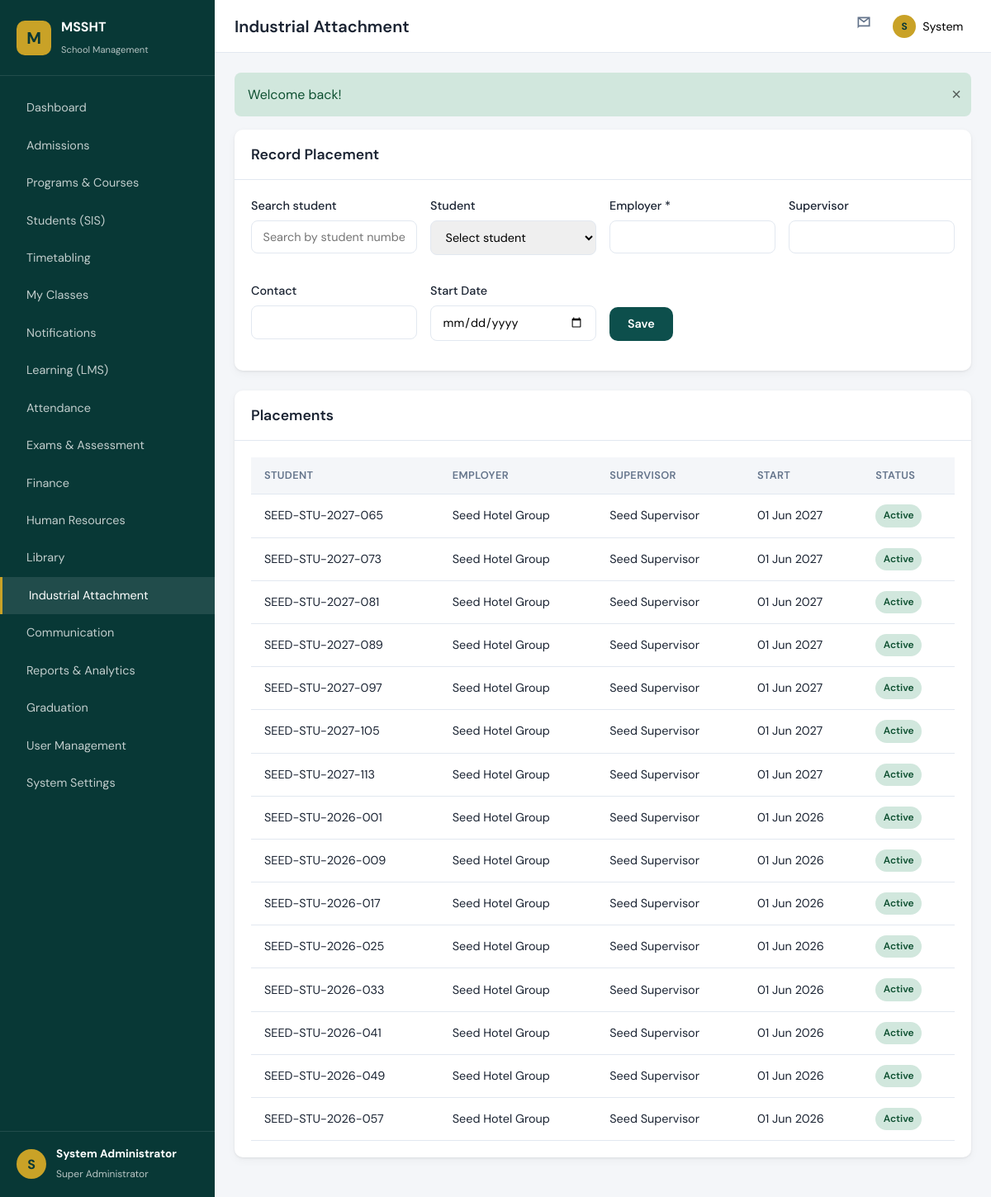
The page /modules/placements/index.php (signed in) on the database its author committed.
### tables this page shows
CREATE TABLE placements (
    id INT UNSIGNED AUTO_INCREMENT PRIMARY KEY,
    student_id INT UNSIGNED NOT NULL,
    employer_name VARCHAR(200) NOT NULL,
    supervisor_name VARCHAR(150) NULL,
    supervisor_contact VARCHAR(80) NULL,
    start_date DATE NOT NULL,
    end_date DATE NULL,
    status ENUM('pending', 'active', 'completed', 'terminated') DEFAULT 'pending',
    FOREIGN KEY (student_id) REFERENCES students(id) ON DELETE CASCADE
);

CREATE TABLE students (
    id INT UNSIGNED AUTO_INCREMENT PRIMARY KEY,
    user_id INT UNSIGNED NULL UNIQUE,
    student_number VARCHAR(30) NOT NULL UNIQUE,
    application_id INT UNSIGNED NULL,
    program_id INT UNSIGNED NOT NULL,
    intake_id INT UNSIGNED NOT NULL,
    enrollment_status ENUM('active', 'graduated', 'withdrawn', 'suspended', 'deferred') DEFAULT 'active',
    enrollment_date DATE NOT NULL,
    FOREIGN KEY (user_id) REFERENCES users(id) ON DELETE SET NULL,
    FOREIGN KEY (application_id) REFERENCES applications(id) ON DELETE SET NULL,
    FOREIGN KEY (program_id) REFERENCES programs(id),
    FOREIGN KEY (intake_id) REFERENCES intakes(id)
);

### modules/placements/index.php (the view, shortened to what this page needs)
<?php
$db = getDB();
$placements = $db->query(
    'SELECT pl.*, s.student_number FROM placements pl
     JOIN students s ON s.id = pl.student_id ORDER BY pl.start_date DESC'
)->fetchAll();
require_once __DIR__ . '/../../includes/header.php';
?>
<div class="card">
    <div class="card-header"><h2>Record Placement</h2></div>
    <div class="card-body">
        <form method="post" class="form-row">
            <div class="form-group"><label>Search student</label><input type="text" id="placementStudentSearch" placeholder="Search by student number, name, or surname"></div>
            <div class="form-group"><label>Student</label><select name="student_id" id="placementStudentSelect" required><option value="">Select student</option></select></div>
            <div class="form-group"><label>Employer *</label><input name="employer_name" required></div>
            <div class="form-group"><label>Supervisor</label><input name="supervisor_name"></div>
            <div class="form-group"><label>Contact</label><input name="supervisor_contact"></div>
            <div class="form-group"><label>Start Date</label><input type="date" name="start_date" required></div>
            <div class="form-group" style="align-self:flex-end;"><button type="submit" class="btn btn-primary">Save</button></div>
        </form>
    </div>
</div>
<div class="card">
    <div class="card-header"><h2>Placements</h2></div>
    <div class="card-body table-wrap">
        <table class="data-table">
            <thead><tr><th>Student</th><th>Employer</th><th>Supervisor</th><th>Start</th><th>Status</th></tr></thead>
            <tbody>
            <?php foreach ($placements as $p): ?>
            <tr>
                <td><?= e($p['student_number']) ?></td>
                <td><?= e($p['employer_name']) ?></td>
                <td><?= e($p['supervisor_name'] ?? '—') ?></td>
                <td><?= formatDate($p['start_date']) ?></td>
                <td><?= statusBadge($p['status']) ?></td>
            </tr>
            <?php endforeach; ?>
            </tbody>
        </table>
    </div>
</div>
<?php require_once __DIR__ . '/../../includes/footer.php'; ?>

### includes/helpers.php (shortened to what this page needs)
<?php
function e(?string $value): string
{
    return htmlspecialchars($value ?? '', ENT_QUOTES, 'UTF-8');
}
function formatDate(?string $date, string $format = 'd M Y'): string
{
    return date($format, strtotime($date));
}
function statusBadge(string $status): string
{
    $map = [
        'pending'      => 'badge-warning',
        'under_review' => 'badge-info',
        'approved'     => 'badge-success',
        'rejected'     => 'badge-danger',
        'active'       => 'badge-success',
        'inactive'     => 'badge-secondary',
        'paid'         => 'badge-success',
        'partial'      => 'badge-warning',
        'overdue'      => 'badge-danger',
        'open'         => 'badge-success',
        'closed'       => 'badge-secondary',
    ];
    $class = $map[$status] ?? 'badge-secondary';
    return '<span class="badge ' . $class . '">' . e(ucfirst(str_replace('_', ' ', $status))) . '</span>';
}

### assets/css/main.css (style rules this page uses)
:root { --color-primary: #0d4f4c; --color-primary-dark: #083836; --color-primary-light: #1a7a75; --color-accent: #c9a227; --color-accent-light: #e8c547; --color-bg: #f4f6f9; --color-surface: #ffffff; --color-text: #1a2332; --color-text-muted: #64748b; --color-border: #e2e8f0; --color-danger: #dc3545; --color-success: #198754; --color-warning: #ffc107; --color-info: #0dcaf0; --sidebar-width: 260px; --topbar-height: 64px; --radius: 10px; --shadow: 0 1px 3px rgba(0,0,0,.08), 0 4px 12px rgba(0,0,0,.04); --font-sans: 'DM Sans', system-ui, sans-serif; --font-display: 'Playfair Display', Georgia, serif; }
*, *::before, *::after { box-sizing: border-box; margin: 0; padding: 0; }
html { font-size: 16px; scroll-behavior: smooth; }
body { font-family: var(--font-sans); color: var(--color-text); background: var(--color-bg); line-height: 1.6; }
.btn { display: inline-flex; align-items: center; justify-content: center; gap: .5rem; padding: .6rem 1.25rem; border-radius: var(--radius); font-weight: 600; font-size: .9rem; border: 2px solid transparent; cursor: pointer; transition: all .2s; font-family: inherit; }
.btn-primary { background: var(--color-primary); color: #fff; }
.card { background: var(--color-surface); border-radius: var(--radius); box-shadow: var(--shadow); margin-bottom: 1.5rem; }
.card-header { padding: 1rem 1.25rem; border-bottom: 1px solid var(--color-border); display: flex; align-items: center; justify-content: space-between; }
.card-header h2 { font-size: 1.1rem; font-weight: 600; }
.card-body { padding: 1.25rem; }
.table-wrap { overflow-x: auto; }
table.data-table { width: 100%; border-collapse: collapse; font-size: .9rem; }
table.data-table th, table.data-table td { padding: .75rem 1rem; text-align: left; border-bottom: 1px solid var(--color-border); }
table.data-table th { background: var(--color-bg); font-weight: 600; font-size: .8rem; text-transform: uppercase; letter-spacing: .03em; color: var(--color-text-muted); }
.form-group { margin-bottom: 1rem; }
.form-group label { display: block; margin-bottom: .35rem; font-weight: 500; font-size: .9rem; }
.form-group input, .form-group select, .form-group textarea { width: 100%; padding: .65rem .85rem; border: 1px solid var(--color-border); border-radius: 8px; font-family: inherit; font-size: .9rem; transition: border-color .2s; }
.form-row { display: grid; grid-template-columns: repeat(auto-fit, minmax(200px, 1fr)); gap: 1rem; }
.badge { display: inline-block; padding: .25rem .6rem; border-radius: 20px; font-size: .75rem; font-weight: 600; }
.badge-success { background: #d1e7dd; color: #0f5132; }

### rows shown on the page
placements: student.student_number "SEED-STU-2027-065", employer_name "Seed Hotel Group", supervisor_name "Seed Supervisor", start_date "01 Jun 2027", status "Active"
placements: student.student_number "SEED-STU-2027-073", employer_name "Seed Hotel Group", supervisor_name "Seed Supervisor", start_date "01 Jun 2027", status "Active"
placements: student.student_number "SEED-STU-2027-081", employer_name "Seed Hotel Group", supervisor_name "Seed Supervisor", start_date "01 Jun 2027", status "Active"
placements: student.student_number "SEED-STU-2027-089", employer_name "Seed Hotel Group", supervisor_name "Seed Supervisor", start_date "01 Jun 2027", status "Active"
placements: student.student_number "SEED-STU-2027-097", employer_name "Seed Hotel Group", supervisor_name "Seed Supervisor", start_date "01 Jun 2027", status "Active"
placements: student.student_number "SEED-STU-2027-105", employer_name "Seed Hotel Group", supervisor_name "Seed Supervisor", start_date "01 Jun 2027", status "Active"
placements: student.student_number "SEED-STU-2027-113", employer_name "Seed Hotel Group", supervisor_name "Seed Supervisor", start_date "01 Jun 2027", status "Active"
placements: student.student_number "SEED-STU-2026-001", employer_name "Seed Hotel Group", supervisor_name "Seed Supervisor", start_date "01 Jun 2026", status "Active"
placements: student.student_number "SEED-STU-2026-009", employer_name "Seed Hotel Group", supervisor_name "Seed Supervisor", start_date "01 Jun 2026", status "Active"
placements: student.student_number "SEED-STU-2026-017", employer_name "Seed Hotel Group", supervisor_name "Seed Supervisor", start_date "01 Jun 2026", status "Active"
placements: student.student_number "SEED-STU-2026-025", employer_name "Seed Hotel Group", supervisor_name "Seed Supervisor", start_date "01 Jun 2026", status "Active"
placements: student.student_number "SEED-STU-2026-033", employer_name "Seed Hotel Group", supervisor_name "Seed Supervisor", start_date "01 Jun 2026", status "Active"
placements: student.student_number "SEED-STU-2026-041", employer_name "Seed Hotel Group", supervisor_name "Seed Supervisor", start_date "01 Jun 2026", status "Active"
placements: student.student_number "SEED-STU-2026-049", employer_name "Seed Hotel Group", supervisor_name "Seed Supervisor", start_date "01 Jun 2026", status "Active"
placements: student.student_number "SEED-STU-2026-057", employer_name "Seed Hotel Group", supervisor_name "Seed Supervisor", start_date "01 Jun 2026", status "Active"

### other values the page prints
$item['label'] "Dashboard"
$item['label'] "Admissions"
$item['label'] "Programs & Courses"
$item['label'] "Students (SIS)"
$item['label'] "Timetabling"
$item['label'] "My Classes"
$item['label'] "Notifications"
$item['label'] "Learning (LMS)"
$item['label'] "Attendance"
$item['label'] "Exams & Assessment"
$item['label'] "Finance"
$item['label'] "Human Resources"
$item['label'] "Library"
$item['label'] "Industrial Attachment"
$item['label'] "Communication"
